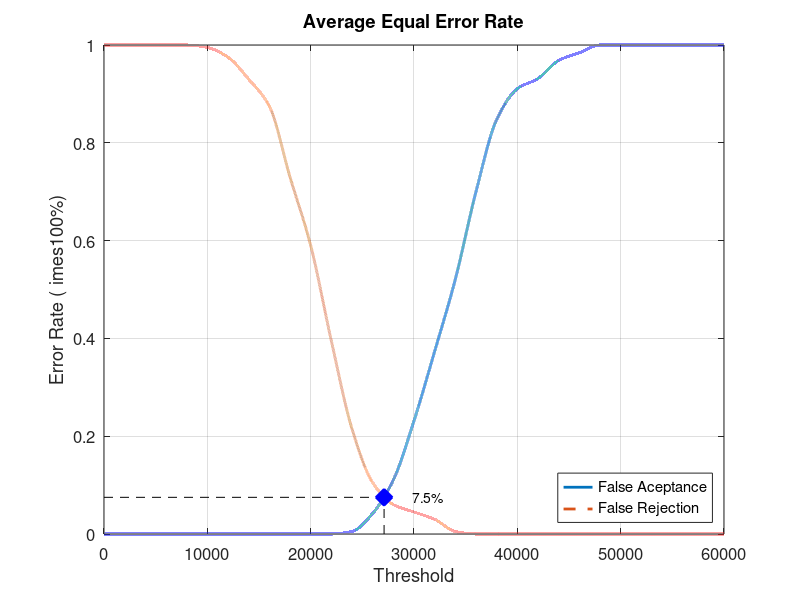
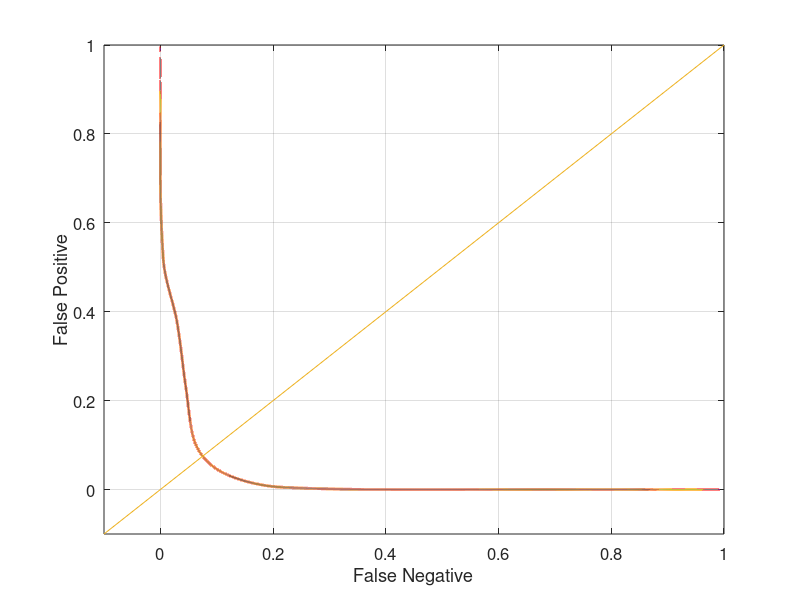

Reproduce these figures in MATLAB, in order.
close all;
clear;
clc;
x = 0:2000:60000;
xq = 0:0.5:60000;

y0 = [0 0 0 0 0 0 0 0 0 0 0 0 0.00526316 0.0421053 0.110526 0.231579 0.373684 0.521053 0.7 0.847368 0.910526 0.931579 0.968421 0.984211 1 1 1 1 1 1 1]
yy0 = interp1(x, y0, xq, 'pchip');
y1 = [1 1 1 1 1 0.995 0.975 0.93 0.875 0.73 0.59 0.395 0.215 0.105 0.06 0.045 0.03 0.005 0 0 0 0 0 0 0 0 0 0 0 0 0]
yy1 = interp1(x, y1, xq, 'pchip');

% Calculating EER: 
y2 = abs(y0 - y1);
find(y2 == min(y2))
yy2 = abs(yy0 - yy1);
xEER = find(yy2 == min(yy2));
xEERIndex = xq(xEER) % X-axis EER
yEER = yy0(xEER) % Y-axis EER

main = figure
plot(xq, yy0,'-','LineWidth', 2);	hold on
plot(xq, yy1,'--','LineWidth', 2);	hold on
plot([xEERIndex xEERIndex], [0 yEER], 'k--');	hold on
plot([0 xEERIndex], [yEER yEER], 'k--');	hold on
plot(xEERIndex, yEER, 'bx', 'LineWidth', 10);	hold on
text(xEERIndex + 10 * xEERIndex / 100, yEER, [num2str(round((10000 * yEER)) / 100) '%'])
legend('False Aceptance', 'False Rejection', 'Location', 'SouthEast')
xlabel('Threshold')
ylabel('Error Rate (	imes100%)')
title('Average Equal Error Rate')
set(gca, 'FontSize', 12)
axis([0 60000 0 1])
grid on

print(main, 'Database1_4Main', '-dpng');
FNRxFPR = figure('Color', [1 1 1]);
plot(yy1, yy0, '-', yy1, yy0, 'LineWidth', 2);
hold on
y = -0.1:0.1:1
plot(y, y); 
set(gca, 'FontSize', 12)
xlabel('False Negative')
ylabel('False Positive')
axis([-0.1 1 -0.1 1])
set(gca, 'FontSize', 12)
grid on

print(FNRxFPR, 'Database1_4FNRxFPR','-dpng');
